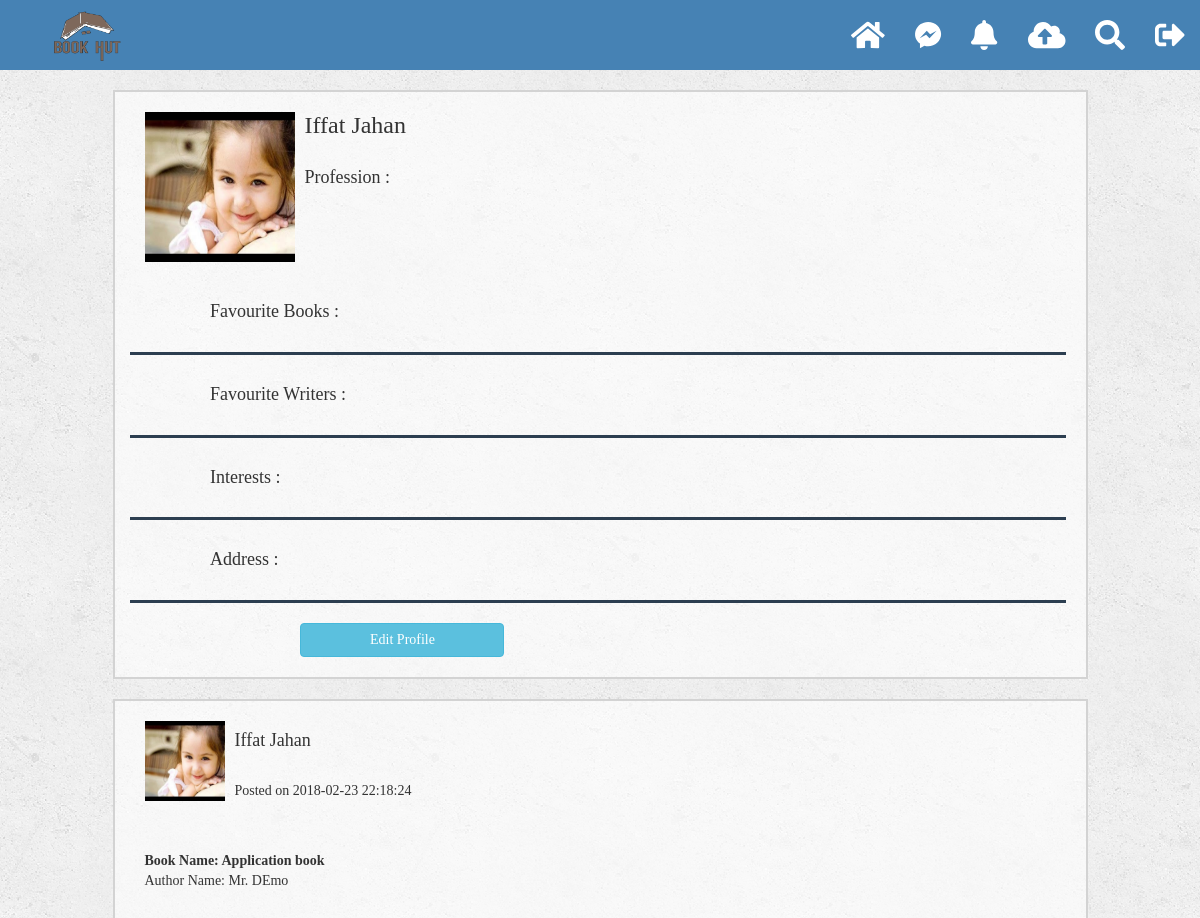
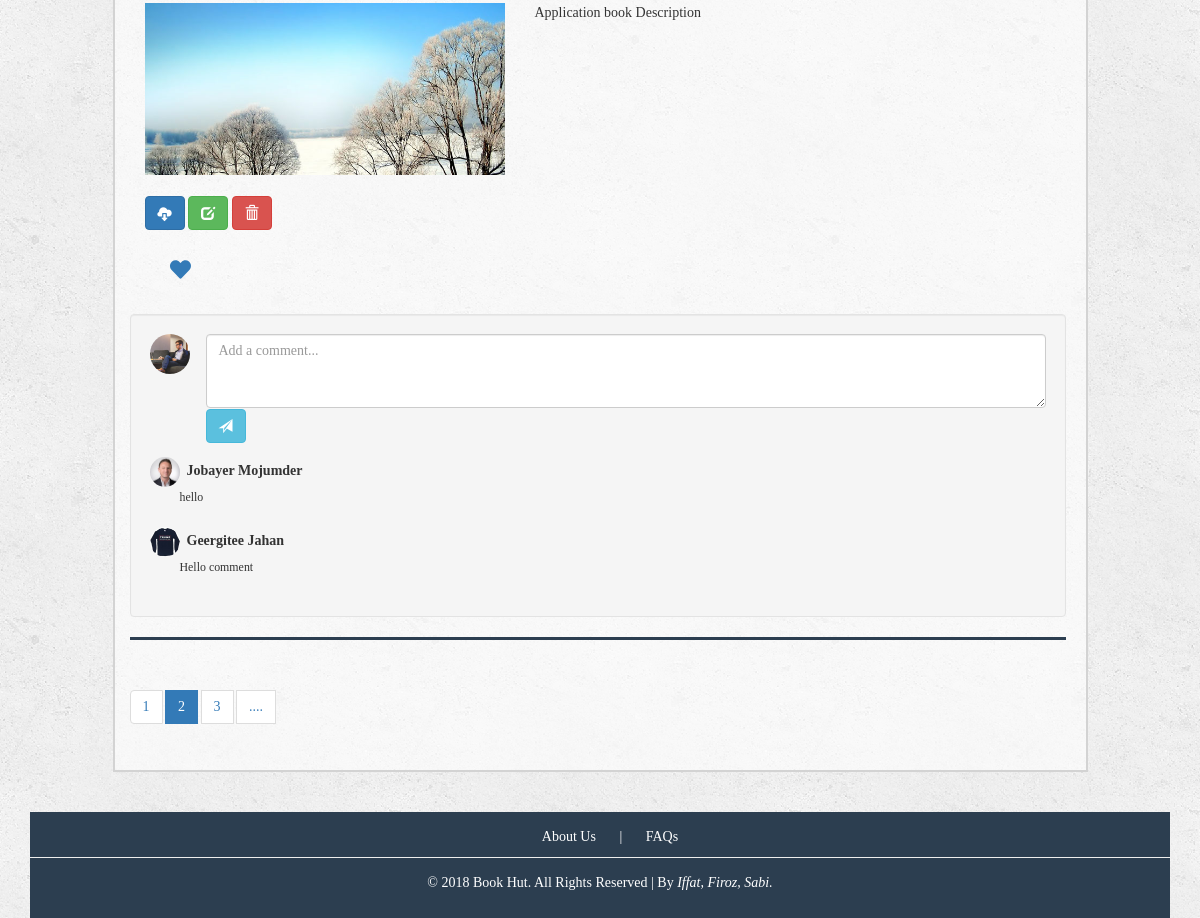
The app's page /viewProfile.php?id=4 (signed in) with its own data (2 pictures, top to bottom).
### tables this page shows
CREATE TABLE `tbl_user_image` (
  `id` int(11) NOT NULL,
  `userId` int(11) NOT NULL,
  `profileImage` varchar(100) NOT NULL
);

CREATE TABLE `tbl_user` (
  `id` int(11) NOT NULL,
  `firstName` varchar(50) NOT NULL,
  `lastName` varchar(50) NOT NULL,
  `email` varchar(100) NOT NULL,
  `password` varchar(100) NOT NULL,
  `gender` tinyint(2) NOT NULL
);

CREATE TABLE `tbl_book` (
  `id` int(11) NOT NULL,
  `userId` int(11) NOT NULL,
  `bookPath` varchar(100) NOT NULL,
  `bookName` varchar(100) NOT NULL,
  `bookCategoryId` int(2) NOT NULL,
  `bookAuthor` varchar(50) NOT NULL,
  `bookDescription` text NOT NULL,
  `bookImage` varchar(100) NOT NULL,
  `status` tinyint(2) NOT NULL DEFAULT '1',
  `created_at` timestamp NOT NULL DEFAULT CURRENT_TIMESTAMP ON UPDATE CURRENT_TIMESTAMP,
  `modified_at` timestamp NOT NULL DEFAULT '0000-00-00 00:00:00'
);

CREATE TABLE `tbl_comment` (
  `id` int(11) NOT NULL,
  `userId` int(11) NOT NULL,
  `bookId` int(11) NOT NULL,
  `comment` varchar(100) NOT NULL,
  `created_at` timestamp NOT NULL DEFAULT CURRENT_TIMESTAMP ON UPDATE CURRENT_TIMESTAMP,
  `modified_at` timestamp NOT NULL DEFAULT '0000-00-00 00:00:00'
);

### class/user.php (called while the page is built, shortened)
<?php
class UserProfile {
	protected $connection;
	public function __construct(){
		$hostname = "localhost";
		$username = "root";
		$password = "";
		$dbname = "db_bookhut";
		$this->connection = mysqli_connect($hostname, $username, $password, $dbname);
	}
	public function user_image(){
		$res = $_SESSION['userId'];
		$sql = "SELECT * FROM tbl_user_image WHERE userId = '$res'";
		$sql_result = mysqli_query($this->connection,$sql);
		$user_img = mysqli_fetch_assoc($sql_result);
		if($user_img){
			$res = $user_img['profileImage'];
			return $res;
		}
		else {
			$res = 'images/userImages/default_user_img.jpg';
			return $res;
		}
	}
}
?>

### class/login.php (called while the page is built, shortened)
<?php
	class Registration {
		protected $connection;
		public function __construct(){
			$hostname = "localhost";
			$username = "root";
			$password = "";
			$dbname = "db_bookhut";
			$this->connection = mysqli_connect($hostname, $username, $password, $dbname);
		}
		public function user_info($id){
			$sql = "SELECT * FROM tbl_user WHERE id='$id'";
			$sql_result = mysqli_query($this->connection,$sql);
			$result = mysqli_fetch_assoc($sql_result);
			if($result){
				return $result;
			}
			else {
				die('Query problem');
			}
		}
	}

### class/postStatus.php (called while the page is built, shortened)
<?php
	class Status{
		protected $connection;
		public function __construct(){
			$hostname = "localhost";
			$username = "root";
			$password = "";
			$dbname = "db_bookhut";
			$this->connection = mysqli_connect($hostname, $username, $password, $dbname);
		}
		public function show_post_by_id($id){
			$sql ="SELECT b.id, b.userId, u.firstName, u.lastName, b.created_at, b.bookAuthor, b.bookName, b.bookImage, b.bookDescription, b.bookPath, i.profileImage, i.userId FROM tbl_book b JOIN tbl_user u ON b.userId = u.id left join tbl_user_image i on b.userId = i.userId WHERE b.userId='$id' order by b.id DESC";
			$sql_result = mysqli_query($this->connection,$sql);
			if($sql_result){
				return $sql_result;
			}
			else {
				die('query problem');
			}
		}
	}

### class/comment.php (called while the page is built, shortened)
<?php
	class Comment {
		protected $connection;
		public function __construct(){
			$hostname = "localhost";
			$username = "root";
			$password = "";
			$dbname = "db_bookhut";
			$this->connection = mysqli_connect($hostname, $username, $password, $dbname);
		}
		public function show_comment($bookId){
			$sql = "SELECT b.id, c.id as commentId, c.created_at, c.bookId, c.comment, u.firstName, u.lastName, u.id, i.userId, i.profileImage FROM tbl_comment c JOIN tbl_book b ON c.bookId = b.id join tbl_user u ON c.userId = u.id left join tbl_user_image i on c.userId = i.userId where c.bookId='$bookId' order by c.created_at ASC";
			$sql_result = mysqli_query($this->connection,$sql);
			if($sql_result){
				return $sql_result;
			}
			else {
				die('query problem');
			}
		}
	}

### viewProfile.php (the view, shortened to what this page needs)
<?php
	require_once ('class/user.php');
	require_once ('class/postStatus.php');
	require_once ('class/login.php');
	require_once ('class/comment.php');
	$comment = new Comment();
	$registration = new Registration();
	$userLoginInfo = $registration->user_info($_SESSION['userId']);
	$status = new Status();
	$userProfile = new UserProfile();
	$img = $userProfile->user_image();
	if(isset($id)){
	    $profileInfo = $userProfile->show_user_profile($id);
	    $status = $status->show_post_by_id($id);
	}
?>
<?php include('includes/header.php');?>
	<div class="container content-body">
	    <div class="row">
	        <div class="user-info col-md-offset-1 col-md-10">
	        	<div class="row homepage-row">
	        	    <div class="col-md-12" style="margin-bottom: 30px;">
	        	    	<div class="media">
	        	    		<div class="media-left">
	        	    			<img class="user" src="<?php echo $img ;?>" alt="user">
	        	    		</div>
	        	    		<div class="media-body">
	        	    			<div class="media-heading">
	        	    				<h3><?php echo $userLoginInfo['firstName'].' '.$userLoginInfo['lastName']?></h3><br>
	        	    				<h4>Profession : <?php echo $profileInfo['profession']?></h4>
	        	    			</div>
	        	    		</div>
	        	    	</div>
	        	    </div>
					<div class="row">
						<div class="col-md-offset-1 col-md-3"><h4>Favourite Books :</h4></div>
						<div class="col-md-8"><?php echo $profileInfo['favouriteBooks'];?></div>
					</div>
					<hr>
					<div class="row">
						<div class="col-md-offset-1 col-md-3"><h4>Favourite Writers :</h4></div>
						<div class="col-md-8"><?php echo $profileInfo['favouriteWriters'];?></div>
					</div>
					<hr>
					<div class="row">
						<div class="col-md-offset-1 col-md-3"><h4>Interests :</h4></div>
						<div class="col-md-8"><?php echo $profileInfo['interests'];?></div>
					</div>
					<hr>
					<div class="row">
						<div class="col-md-offset-1 col-md-3"><h4>Address :</h4></div>
						<div class="col-md-8"><?php echo $profileInfo['address'];?></div>
					</div>
					<hr>
					<div class="row col-md-offset-2 col-md-3">
						<a href="editProfile.php?id=<?php echo $_SESSION['userId']?>" class="btn btn-info btn-block">Edit Profile</a>
					</div>
	        	</div>
	        </div>
	        <div class="main-content col-md-offset-1 col-md-10">
	        	<?php while($result=mysqli_fetch_assoc($status)){?>
	            <div class="row homepage-row">
	                <div class="col-md-12">
	                	<div class="media">
	                		<div class="media-left">
	                			<img class="post-user" src="<?php if(isset($result['profileImage'])){
									echo $result['profileImage'];
								}else{
									echo 'images/userImages/default_user_img.jpg';
								} ?>" alt="user">
	                		</div>
	                		<div class="media-body">
	                			<div class="media-heading">
	                				<h4><?php echo $result['firstName'].' '.$result['lastName'];?></h4><br>
	                				<p>Posted on <?php echo $result['created_at'];?></p>
	                			</div>
	                		</div>
	                	</div>
	                </div>
	            </div>
                <div class="row homepage-book-row">
                	<div class="col-md-12">
                		<b>Book Name: <?php echo $result['bookName'];?></b>
                		<p>Author Name: <?php echo $result['bookAuthor'];?></p>
                		<br>
                	</div>
                    <div class="col-md-5">
            			<img class="img-responsive book-img" src="<?php echo $result['bookImage'];?>" alt="book-img">
            		</div>
            		<div class="col-md-7">
        				<p><?php echo $result['bookDescription'];?></p>
            		</div>
        		</div>
        		<a href="<?php echo $result['bookPath'];?>" download><button class="glyphicon glyphicon-cloud-download btn btn-primary" type="button" title="Download" style="margin-left: 15px;"></button></a>
        		<button class="glyphicon glyphicon-edit btn btn-success" type="button" title="Edit"></button>
        		<button class="glyphicon glyphicon-trash btn btn-danger" type="button" title="Delete"></button>
				<div class="row comments">
        		    <ul>
        		        <li><a href="#"><i class="fas fa-2x fa-heart" title="Like"></i></a></li>
        		    </ul><br>
        		    <div class="well">
        		        <img class="user-comment-image" src="images/templateImages/man.jpg" alt="">&nbsp;
        		        <span>
        		            <form class="form-group comments-input">
    		                    <textarea name="commnet" id="" cols="60" rows="3" placeholder="Add a comment..." class="form-control"></textarea>
	        		            <button class="glyphicon glyphicon-send btn btn-info" type="button" title="Submit" ></button>
        		            </form>
        		        </span>
        		        <?php
        		        $showComment = $comment->show_comment($result['id']);
        		        while($allComments = mysqli_fetch_assoc($showComment)){ ?>
        		        <img class="commentators-image" src="<?php if(isset($allComments['profileImage'])){ echo $allComments['profileImage']; }else{ echo 'images/userImages/default_user_img.jpg';}?>" alt="">&nbsp; <span><b><?php echo $allComments['firstName'].' '.$allComments['lastName'];?></b></span><br>
        		        <small class="user-comments"><?php if(isset($allComments['comment'])){
        		        	echo $allComments['comment'];
        		        }?></small><br><br>
        		        <?php } ?>
        		</div>
        		<hr>
        		<?php };?>
        		<div class="pagination">
        		    <li><a href="#">1</a></li>
        		    <li class="active"><a href="#">2</a></li>
        		    <li><a href="#">3</a></li>
        		    <li><a><span>....</span></a></li>
        		</div>
            </div>
        </div>
    </div>
    <?php include('includes/footer.php');?>
</body>
</html>

### css/style.css (style rules this page uses)
html, body { height: 100%; width: 100%; }
body { background-image: url("../images/templateImages/bg.png"); }
body, img, h3 { margin: 0; padding: 0; font-family: comic sans MS !important; }
.content-body { margin-top: 20px; min-height: 100%; }
.content-body .main-content, .content-body .user-info { border: 2px solid lightgrey; background-color: rgba(255, 255, 255, 0.6); margin-bottom: 20px; }
.content-body .main-content .homepage-row, .content-body .user-info .homepage-row { padding: 20px 20px 20px 15px; }
.content-body .main-content .homepage-row .user, .content-body .user-info .homepage-row .user { height: 150px; width: 150px; }
.content-body .main-content .homepage-row .post-user, .content-body .user-info .homepage-row .post-user { height: 80px; width: 80px; }
.content-body .main-content .homepage-book-row, .content-body .user-info .homepage-book-row { padding: 20px 20px 20px 15px; }
.content-body .main-content .comments, .content-body .user-info .comments { padding: 20px 20px 20px 15px; }
.content-body .main-content .comments li, .content-body .user-info .comments li { display: inline-block; margin-top: 10px; text-decoration: none; list-style: none; }
.content-body .main-content .comments li .fa-2x, .content-body .user-info .comments li .fa-2x { font-size: 1.5em; }
.content-body .main-content .comments .user-comment-image, .content-body .user-info .comments .user-comment-image { height: 40px; width: 40px; border-radius: 50%; }
.content-body .main-content .comments .comments-input, .content-body .user-info .comments .comments-input { margin-left: 56px; margin-top: -40px; }
.content-body .main-content .comments .commentators-image, .content-body .user-info .comments .commentators-image { height: 30px; width: 30px; border-radius: 50%; }
.content-body .main-content .comments .user-comments, .content-body .user-info .comments .user-comments { margin-left: 30px; }
.content-body .main-content hr, .content-body .user-info hr { border-top: 3px solid #2c3e50; }

### records on screen
tbl_user_image: profileImage (placeholder picture)
tbl_user: firstName "Iffat", lastName "Jahan"
tbl_book: tbl_user_image.profileImage (placeholder picture), userId.firstName "Iffat", userId.lastName "Jahan", created_at "2018-02-23 22:18:24", bookName "Application book", bookAuthor "Mr. DEmo", bookImage (picture), bookDescription "Application book Description"
tbl_comment: tbl_user_image.profileImage (picture), userId.firstName "Jobayer", userId.lastName "Mojumder", comment "hello"
tbl_comment: tbl_user_image.profileImage (picture), userId.firstName "Geergitee", userId.lastName "Jahan", comment "Hello comment"
